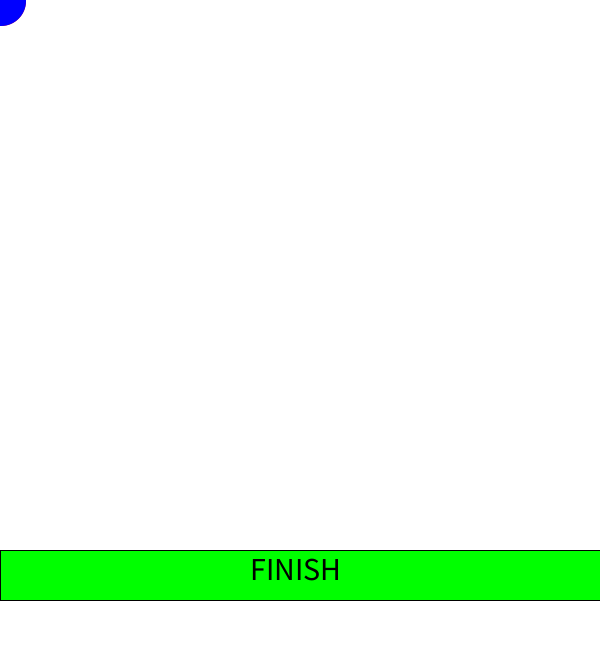
Frame 1 (no input)
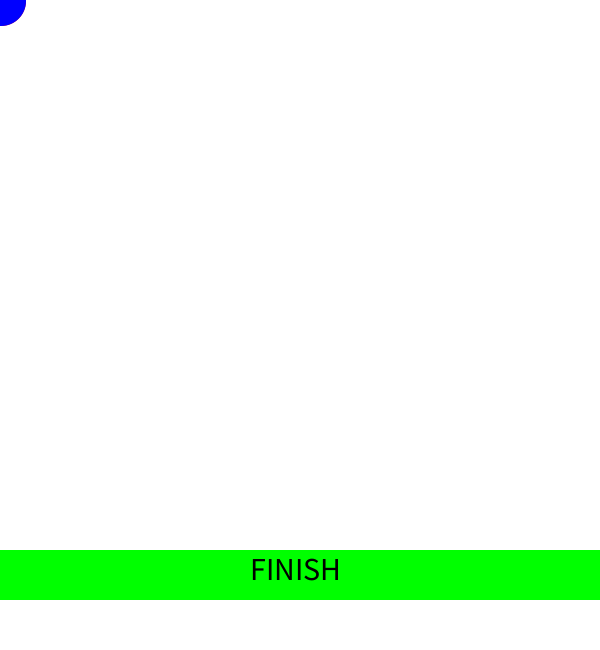
Frame 60 (the mouse pressed at the canvas centre just before this capture)
Frame 120 (the mouse held since frame 60 and released just before this capture): identical to frame 60, image omitted

The Processing sketch that drew these frames (run headless with seeded random() and noise(); from frame 60 on, the mouse is pressed at the canvas centre):

// Processing sketch: processing_127645
// ── processing_127645.pde

//Felipe Martinez
//1-9-2014
//My first game




int t =1;
int z =1;
int x= 1;
int y= 1;

void setup (){
  
size (600,650);
}


void draw(){

  background (255);
 { fill (0,255,0);
rect (0,550,600,50);
}
 
  {noStroke ();
  fill(255,0,0);
  ellipse(x,y,50,50);

if (key == 'w') { 
  y = y-6;
}
  
  if (key == 'd'){
    x = x + 6;
  }
if (key == 's') {
  y= y +6;
}
if (key == 'a'){
  x = x-6;
}
  
if (x > 600) {
 x = x-9 ;
 }
 else if (x < 0) { 
   x = 9;
 }
if (y > 580) {
  y = y-9;
}
else if ( y < 0){
  y = 9;
}
  }
{
fill (0,0,255);
ellipse (z,t,50,50);

if (key=='l'){ 
  z = z + 6;
}
if (key == 'i'){
  t = t - 6;
}

if (key == 'j') {
  z = z - 6;
}

if (key == 'k'){
  t = t + 6;
}
if (z > 600){
  z = z -9;
}
else if (z < 0){
  z = 9;
}
if (t > 580){
  t = t -9;
}
else if (t < 0){
  t = 9;
}


{ textSize(32);
fill(0,0,0);
text("FINISH",250,  580);
}




}




}












  
